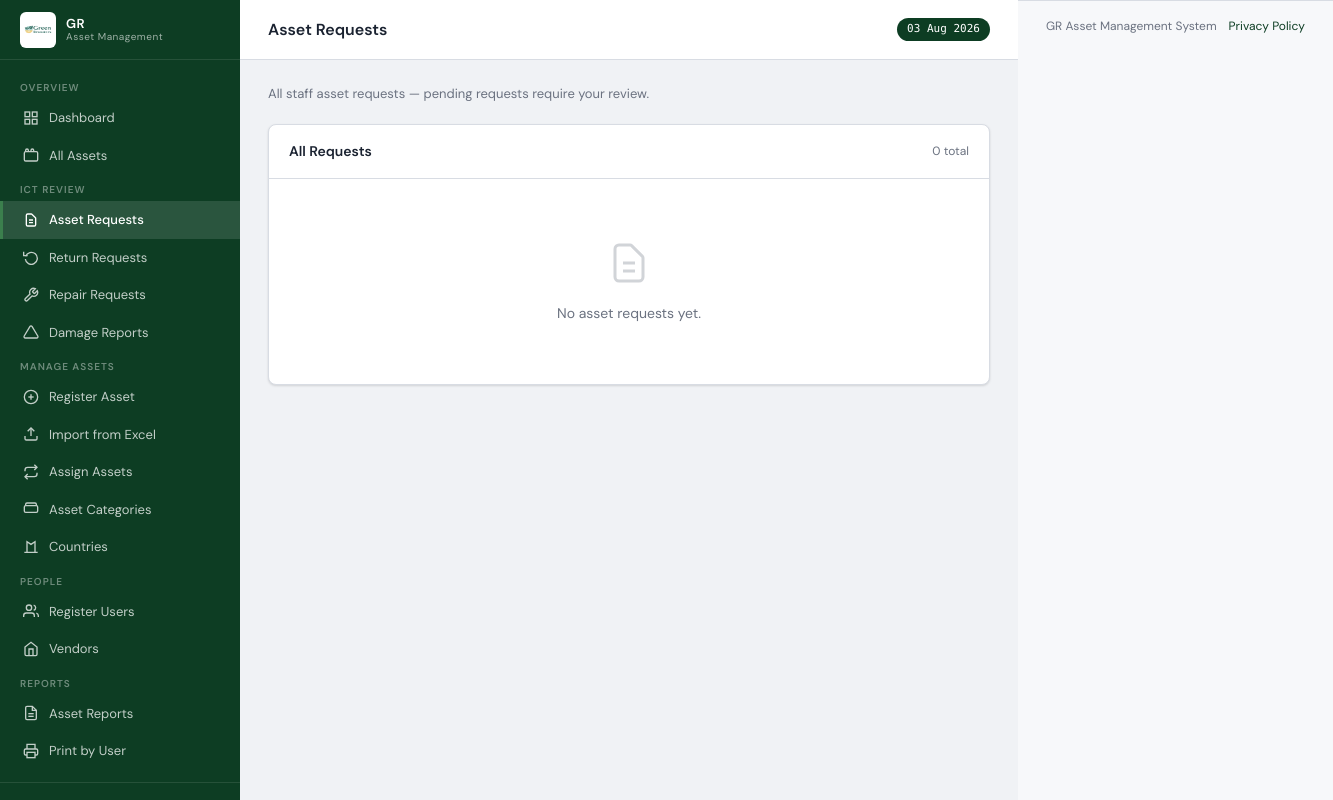
The page /requests/asset-requests (signed in) on the database as committed earlier.
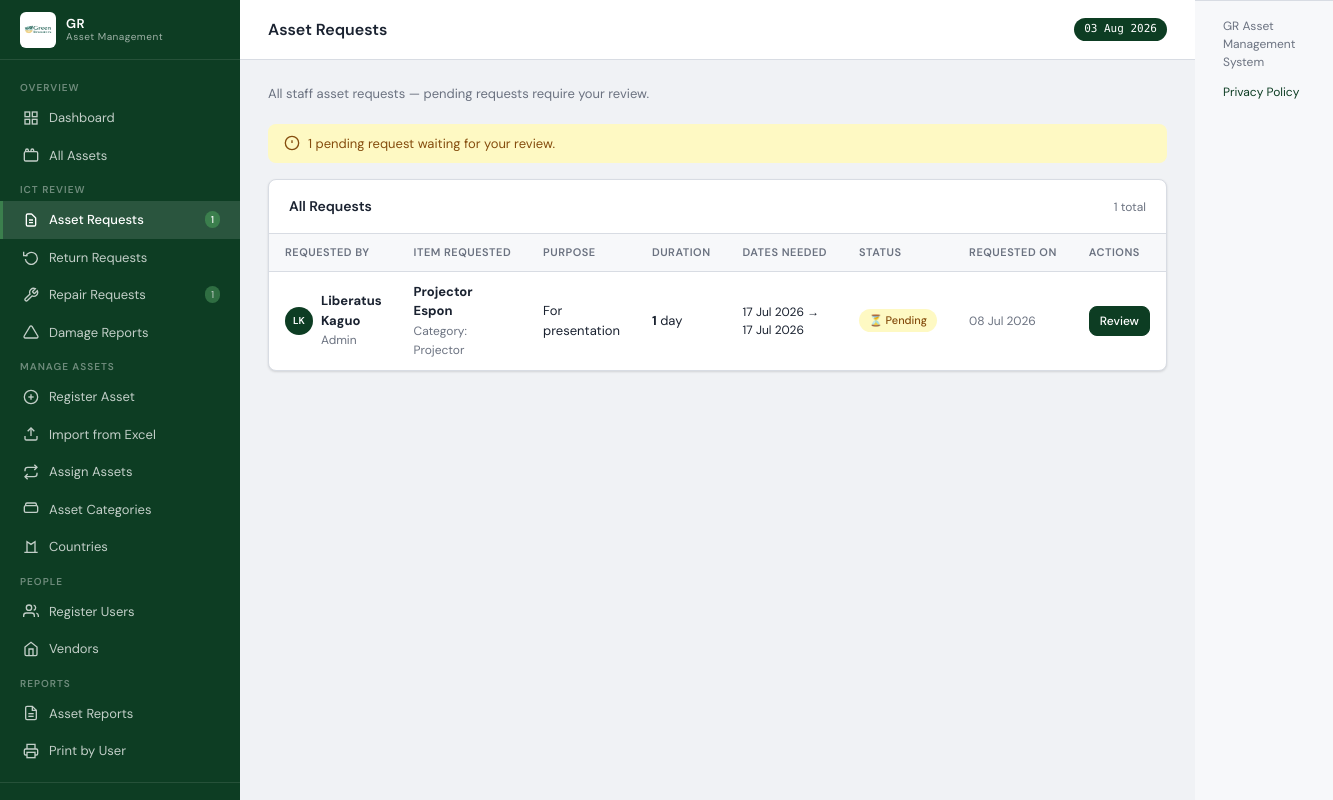
The same page on the database as committed later.
### models.py (models this page shows, shortened)
class AssetRequest(db.Model):
    __tablename__ = 'asset_requests'
    id              = db.Column(db.Integer, primary_key=True)
    requested_by_id = db.Column(db.Integer, db.ForeignKey('users.id'),           nullable=False)
    reviewed_by_id  = db.Column(db.Integer, db.ForeignKey('users.id'))
    category_id     = db.Column(db.Integer, db.ForeignKey('asset_categories.id'))
    assigned_asset_id = db.Column(db.Integer, db.ForeignKey('assets.id'))
    status          = db.Column(db.String(20), default='pending', nullable=False)
    item_requested  = db.Column(db.String(200), nullable=False)  # free text e.g. "Projector"
    purpose         = db.Column(db.Text, nullable=False)
    duration_days   = db.Column(db.Integer)                       # number of days needed
    date_needed_from= db.Column(db.Date)
    date_needed_to  = db.Column(db.Date)
    project_id      = db.Column(db.Integer, db.ForeignKey('projects.id'))
    department      = db.Column(db.String(100))
    priority        = db.Column(db.String(20), default='medium')
    admin_note      = db.Column(db.Text)
    requested_at    = db.Column(db.DateTime, default=datetime.utcnow)
    reviewed_at     = db.Column(db.DateTime)
    requested_by   = db.relationship('User',          foreign_keys=[requested_by_id])
    reviewed_by    = db.relationship('User',          foreign_keys=[reviewed_by_id])
    category       = db.relationship('AssetCategory', foreign_keys=[category_id])
    assigned_asset = db.relationship('Asset',         foreign_keys=[assigned_asset_id])
    country        = db.relationship('Project',       foreign_keys=[project_id])

class User(UserMixin, db.Model):
    __tablename__ = 'users'
    id            = db.Column(db.Integer, primary_key=True)
    username      = db.Column(db.String(80),  unique=True, nullable=False)
    password_hash = db.Column(db.String(256), nullable=False)
    name          = db.Column(db.String(150), nullable=False)
    email         = db.Column(db.String(150))
    department    = db.Column(db.String(100))
    project_id    = db.Column(db.Integer, db.ForeignKey('projects.id'))
    role          = db.Column(db.String(20),  nullable=False, default='user')
    status        = db.Column(db.String(20),  nullable=False, default='active')
    force_password_change = db.Column(db.Boolean, nullable=False, default=False)
    created_at    = db.Column(db.DateTime,    default=datetime.utcnow)
    assigned_assets = db.relationship('Asset', foreign_keys='Asset.assigned_to_id',
                                      backref='assigned_user', lazy='dynamic')
    project         = db.relationship('Project', backref='users')
    return_records  = db.relationship('ReturnRecord', backref='user',
                                      foreign_keys='ReturnRecord.user_id', lazy='dynamic')
    @property
    def initials(self):
        p = self.name.split()
        return ''.join(x[0] for x in p[:2]).upper()
    @property
    def is_staff_portal(self):
        return self.role in ('user', 'finance')
    session_token = db.Column(db.String(128), nullable=True)
    last_login_at = db.Column(db.DateTime)
    last_login_ip = db.Column(db.String(100))
    @property
    def role_label(self):
        from models import Role
        role = Role.query.filter_by(name=self.role).first()
        if role:
            return role.label
        return {'admin':'Administrator','finance':'Finance Officer','user':'Staff User'}.get(self.role, self.role)

class AssetCategory(db.Model):
    __tablename__ = 'asset_categories'
    id          = db.Column(db.Integer, primary_key=True)
    name        = db.Column(db.String(100), nullable=False)
    code        = db.Column(db.String(20),  unique=True, nullable=False)
    description = db.Column(db.Text)
    created_at  = db.Column(db.DateTime, default=datetime.utcnow)
    assets      = db.relationship('Asset', backref='category', lazy='dynamic')

### routes/requests.py (the view)
@requests_bp.route('/asset-requests')
@login_required
def asset_requests():
    if _show_all_requests():
        items = AssetRequest.query.order_by(
            AssetRequest.status.asc(), AssetRequest.requested_at.desc()
        ).all()
    else:
        items = AssetRequest.query.filter_by(requested_by_id=current_user.id)\
            .order_by(AssetRequest.requested_at.desc()).all()
    categories = AssetCategory.query.order_by(AssetCategory.name).all()
    return render_template('requests/asset_requests.html',
                           requests=items, categories=categories,
                           review_mode=_show_all_requests())

### models.py (called while the page is built)
@login_manager.user_loader
def load_user(uid):
    return User.query.get(int(uid))

### routes/auth.py (called while the page is built)
@auth_bp.before_app_request
def _protect_session_token():
    if current_user.is_authenticated:
        token = session.get('session_token')
        if token:
            if current_user.session_token and token != current_user.session_token:
                logout_user()
                session.pop('session_token', None)
        else:
            if current_user.session_token:
                session['session_token'] = current_user.session_token
            else:
                current_user.session_token = secrets.token_urlsafe(32)
                db.session.commit()
                session['session_token'] = current_user.session_token

### routes/requests.py (called while the page is built)
def _show_all_requests():
    if current_user.role == 'admin':
        return True
    if current_user.role == 'finance' and request.args.get('review') == '1':
        return True
    return False

### templates/requests/asset_requests.html (shortened to what this page needs)
{% extends 'base.html' %}
{% block page_title %}Asset Requests{% endblock %}
{% block content %}
<div class="page-title">
  <div class="page-title-text">
    <p>{% if current_user.is_staff_portal and not review_mode %}Your requests for assets.{% else %}All staff asset requests — pending requests require your review.{% endif %}</p>
  </div>
</div>
{% set pending = requests|selectattr('status','equalto','pending')|list %}
{% if pending and current_user.role in ('admin','finance') %}
<div class="alert alert-warning">
  <svg viewBox="0 0 24 24" fill="none" stroke="currentColor" stroke-width="2" width="16" height="16"><circle cx="12" cy="12" r="10"/><line x1="12" y1="8" x2="12" y2="12"/><line x1="12" y1="16" x2="12.01" y2="16"/></svg>
  {{ pending|length }} pending request{{ 's' if pending|length != 1 else '' }} waiting for your review.
</div>
{% endif %}
<div class="card">
  <div class="card-header"><h2>{{ 'My Requests' if current_user.is_staff_portal and not review_mode else 'All Requests' }}</h2><span class="text-muted text-sm">{{ requests|length }} total</span></div>
  <div class="card-body">
    {% if requests %}
    <table>
      <thead>
        <tr>
          {% if review_mode %}<th>Requested By</th>{% endif %}
          <th>Item Requested</th><th>Purpose</th><th>Duration</th><th>Dates Needed</th><th>Status</th><th>Requested On</th><th>Actions</th>
        </tr>
      </thead>
      <tbody>
        {% for r in requests %}
        <tr>
          {% if review_mode %}
          <td>
            <div class="flex items-center gap-2">
              <div class="avatar" style="width:28px;height:28px;font-size:10px">{{ r.requested_by.initials }}</div>
              <div><strong>{{ r.requested_by.name }}</strong><br><span class="text-muted text-sm">{{ r.requested_by.department or '—' }}</span></div>
            </div>
          </td>
          {% endif %}
          <td>
            <strong>{{ r.item_requested }}</strong>
            {% if r.category %}<br><span class="text-muted text-sm">Category: {{ r.category.name }}</span>{% endif %}
          </td>
          <td style="max-width:200px;white-space:normal">{{ r.purpose }}</td>
          <td>
            {% if r.duration_days %}
              <strong>{{ r.duration_days }}</strong> day{{ 's' if r.duration_days != 1 else '' }}
            {% else %}—{% endif %}
          </td>
          <td class="text-sm">
            {% if r.date_needed_from %}{{ r.date_needed_from|dateformat }}{% endif %}
            {% if r.date_needed_to %} → {{ r.date_needed_to|dateformat }}{% endif %}
          </td>
          <td>
            {% if r.status == 'pending' %}
              <span class="badge" style="background:#fef9c3;color:#854d0e">⏳ Pending</span>
            {% elif r.status == 'approved' %}
              <span class="badge badge-good">✓ Approved</span>
            {% else %}
              <span class="badge badge-poor">✗ Rejected</span>
            {% endif %}
          </td>
          <td class="text-muted text-sm">{{ r.requested_at.strftime('%d %b %Y') }}</td>
          <td>
            <div class="flex gap-2">
              {% if r.status == 'pending' and current_user.role in ('admin','finance') %}
              <a href="{{ url_for('requests.review_asset_request', req_id=r.id) }}" class="btn btn-sm btn-primary">Review</a>
              {% endif %}
            </div>
          </td>
        </tr>
        {% endfor %}
      </tbody>
    </table>
    {% else %}
    <div style="text-align:center;padding:60px 20px;color:var(--text-muted)">
      <svg viewBox="0 0 24 24" fill="none" stroke="currentColor" stroke-width="1.5" width="48" height="48" style="margin:0 auto 16px;opacity:.3;display:block"><path d="M9 12h6m-6 4h6m2 5H7a2 2 0 0 1-2-2V5a2 2 0 0 1 2-2h5.586a1 1 0 0 1 .707.293l5.414 5.414a1 1 0 0 1 .293.707V19a2 2 0 0 1-2 2z"/></svg>
      <p>No asset requests yet.</p>
    </div>
    {% endif %}
  </div>
</div>
{% endblock %}

Rows that differ between the two databases and show on the page:
added AssetRequest: requested_by.initials "LK", requested_by.name "Liberatus Kaguo", requested_by "Admin", item_requested "Projector Espon", category.name "Projector", purpose "For presentation", duration_days "1", date_needed_from "17 Jul 2026", date_needed_to "17 Jul 2026", status "⏳ Pending", requested_at "08 Jul 2026"
Other text that changed with them:
{{ pr }}: (not shown) → "1"
{{ rpr }}: (not shown) → "1"
{{ pending|length }}: (not shown) → "1"
{{ requests|length }}: "0" → "1"
text no longer shown: "No asset requests yet."
text now shown: "pending request waiting for your review. REQUESTED BY ITEM REQUESTED PURPOSE DURATION DATES NEEDED STATUS REQUESTED ON ACTIONS"
